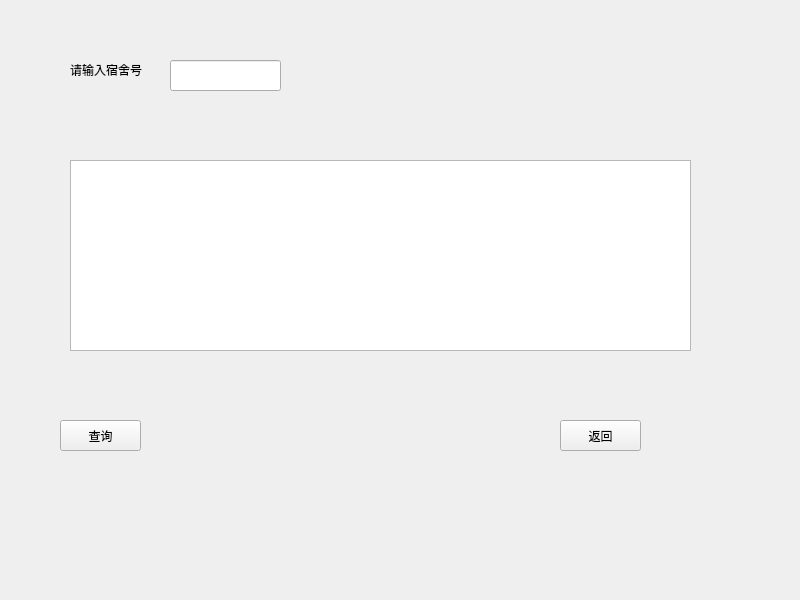
<?xml version="1.0" encoding="UTF-8"?>
<ui version="4.0">
 <class>RepairView</class>
 <widget class="QWidget" name="RepairView">
  <property name="geometry">
   <rect>
    <x>0</x>
    <y>0</y>
    <width>800</width>
    <height>600</height>
   </rect>
  </property>
  <property name="windowTitle">
   <string>Form</string>
  </property>
  <widget class="QLineEdit" name="DorNumLineEdit">
   <property name="geometry">
    <rect>
     <x>170</x>
     <y>60</y>
     <width>111</width>
     <height>31</height>
    </rect>
   </property>
  </widget>
  <widget class="QLabel" name="label">
   <property name="geometry">
    <rect>
     <x>70</x>
     <y>60</y>
     <width>81</width>
     <height>20</height>
    </rect>
   </property>
   <property name="text">
    <string>请输入宿舍号</string>
   </property>
  </widget>
  <widget class="QPushButton" name="DornumviewBtn">
   <property name="geometry">
    <rect>
     <x>60</x>
     <y>420</y>
     <width>81</width>
     <height>31</height>
    </rect>
   </property>
   <property name="text">
    <string>查询</string>
   </property>
  </widget>
  <widget class="QPushButton" name="ReturnwinBtn">
   <property name="geometry">
    <rect>
     <x>560</x>
     <y>420</y>
     <width>81</width>
     <height>31</height>
    </rect>
   </property>
   <property name="text">
    <string>返回</string>
   </property>
  </widget>
  <widget class="QTableView" name="tableView">
   <property name="geometry">
    <rect>
     <x>70</x>
     <y>160</y>
     <width>621</width>
     <height>191</height>
    </rect>
   </property>
  </widget>
 </widget>
 <resources/>
 <connections/>
</ui>
